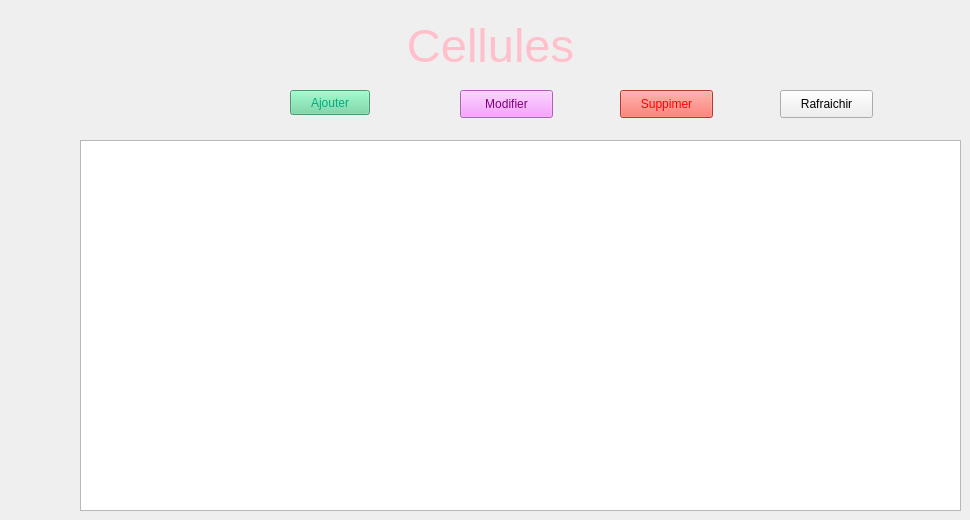
      <widget class="QWidget" name="tab_">
       <attribute name="title">
        <string>Afficher</string>
       </attribute>
       <widget class="QLabel" name="label_titre_cel">
        <property name="geometry">
         <rect>
          <x>330</x>
          <y>10</y>
          <width>321</width>
          <height>71</height>
         </rect>
        </property>
        <property name="font">
         <font>
          <pointsize>35</pointsize>
         </font>
        </property>
        <property name="styleSheet">
         <string notr="true">color:pink
</string>
        </property>
        <property name="lineWidth">
         <number>5</number>
        </property>
        <property name="text">
         <string>Cellules</string>
        </property>
        <property name="textFormat">
         <enum>Qt::PlainText</enum>
        </property>
        <property name="alignment">
         <set>Qt::AlignCenter</set>
        </property>
       </widget>
       <widget class="QPushButton" name="pushButton_maya_1">
        <property name="geometry">
         <rect>
          <x>290</x>
          <y>90</y>
          <width>80</width>
          <height>25</height>
         </rect>
        </property>
        <property name="styleSheet">
         <string notr="true">color: rgb(0, 170, 127);
background-color: rgb(106, 213, 158);</string>
        </property>
        <property name="text">
         <string>Ajouter</string>
        </property>
       </widget>
       <widget class="QTableView" name="tableView_cellule">
        <property name="geometry">
         <rect>
          <x>80</x>
          <y>140</y>
          <width>881</width>
          <height>371</height>
         </rect>
        </property>
        <property name="styleSheet">
         <string notr="true">color: rgb(85, 170, 255);</string>
        </property>
       </widget>
       <widget class="QPushButton" name="pushButton_maya_2">
        <property name="geometry">
         <rect>
          <x>460</x>
          <y>90</y>
          <width>93</width>
          <height>28</height>
         </rect>
        </property>
        <property name="styleSheet">
         <string notr="true">color:purple;
background-color: rgb(245, 134, 255);</string>
        </property>
        <property name="text">
         <string>Modifier</string>
        </property>
       </widget>
       <widget class="QPushButton" name="pushButton_maya_3">
        <property name="geometry">
         <rect>
          <x>620</x>
          <y>90</y>
          <width>93</width>
          <height>28</height>
         </rect>
        </property>
        <property name="styleSheet">
         <string notr="true">color:red;
background-color: rgb(255, 80, 67);</string>
        </property>
        <property name="text">
         <string>Suppimer</string>
        </property>
       </widget>
       <widget class="QPushButton" name="rafraichir_maya1">
        <property name="geometry">
         <rect>
          <x>780</x>
          <y>90</y>
          <width>93</width>
          <height>28</height>
         </rect>
        </property>
        <property name="text">
         <string>Rafraichir</string>
        </property>
       </widget>
       <zorder>tableView_cellule</zorder>
       <zorder>label_titre_cel</zorder>
       <zorder>pushButton_maya_1</zorder>
       <zorder>pushButton_maya_2</zorder>
       <zorder>pushButton_maya_3</zorder>
       <zorder>rafraichir_maya1</zorder>
      </widget>
